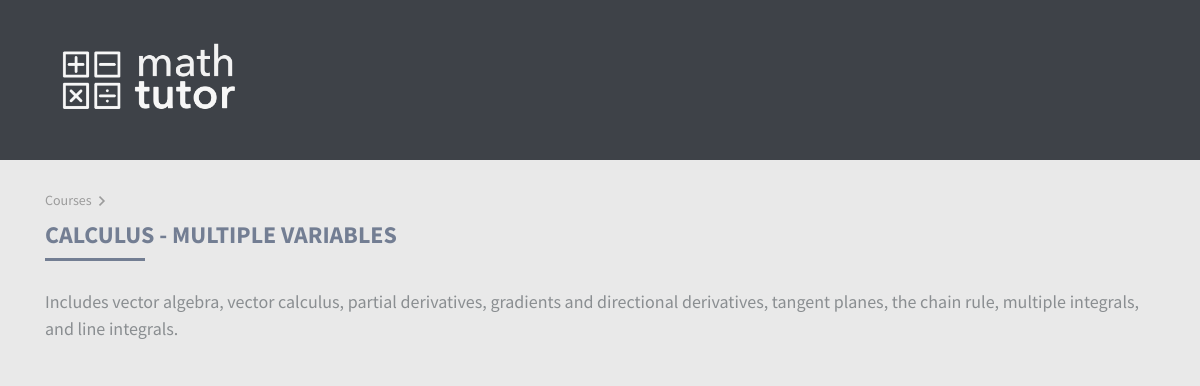
/course/2, run on the app's committed database.
### main/models.py (models this page shows, shortened)
class Course(models.Model):
	course_name = models.CharField(max_length=200)
	course_desc = models.CharField(max_length=200)
	course_color = models.CharField(max_length=200)
	course_active = models.BooleanField(default = False)

### main/views.py (the view)
# urls.py: url(r'^course/(?P<course_id>[0-9])$', views.course, name='course'),
def course(request, course_id):
    course = get_object_or_404(Course, pk=course_id)
    return render(request, 'course.html', {
        'course': course,
        'progressRange': range(0, 100),
    })

### main/templates/course.html (shortened to what this page needs)
{% extends "header.html" %}
{% block content %}
  {% load staticfiles %}
  <span class="path">
  <a href="/">Courses</a><i class="material-icons">keyboard_arrow_right</i>
  </span>
  <h3>{{ course.course_name }}</h3>
  <hr>
  <br>
  <p>
  {{ course.course_desc }}
  </p>
{% endblock %}

### main/static/css/style.css (style rules this page uses)
body { background-color: #e9e9e9; font-family: 'Source Sans Pro', 'Helvetica Neue', 'Segoe UI', Helvetica, Arial, sans-serif; font-size: 18px; overflow-x: hidden; color: #3e4248; -webkit-font-smoothing: antialiased; -moz-osx-font-smoothing: grayscale; }
* { outline: 0 !important; }
p { font-size: 18px; line-height: 1.5; color: #8a8e91; }
a { color:#999; text-decoration: none; }
.path a { color: #9c9c9c; font-size: 14px; }
.path .material-icons { color: #9c9c9c; vertical-align: middle; }
h1, h2, h3, h4, h5, h6 { font-family: 'Source Sans Pro', 'Helvetica Neue', 'Segoe UI', Helvetica, Arial, sans-serif; position: relative; margin: 10px 0; }
h3 { font-size: 24px !important; text-transform: uppercase; color: #737e93; display: block; font-weight: 700; }
hr { border: none; border-bottom: 3px solid #737e93; width: 100px; margin: 0px; }
.material-icons { vertical-align: bottom; font-size: 20px !important; }

### data on the page
Course: course_name "CALCULUS - MULTIPLE VARIABLES", course_desc "Includes vector algebra, vector calculus, partial derivatives, gradients and directional derivatives, tangent planes, the chain rule, multiple integrals, and line integrals."
